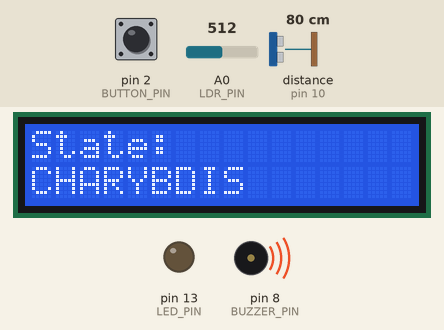
This sketch was run on a simulated Arduino Uno, built with avr-gcc and run on an emulated ATmega328P. On the bench: 16×2 character LCD, output pins drawn as LEDs (lit = HIGH), buzzer (waves = sounding). Wiring (inferred from the names in the program): ultrasonic range finder: trigger pin 9; echo pin 10. Dashed ring = blinking. The test bench sets the inputs (shaded band); at power-on: distance to the obstacle (sensor on pin 10) 80 cm, A0 (LDR_PIN) = 512, pin 2 (BUTTON_PIN) LOW. The echo pulse lasts 58.3 µs per cm; pins used as bus, display or sensor lines are not drawn.

Above: at 1.2 s.
1.3 s: distance to the obstacle (sensor on pin 10) set to 96 cm
2.8 s: distance to the obstacle (sensor on pin 10) set to 105 cm
At 3.1 s:
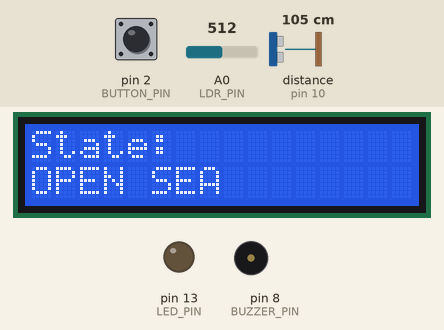
4.3 s: A0 (LDR_PIN) set to 495
At 4.44 s:
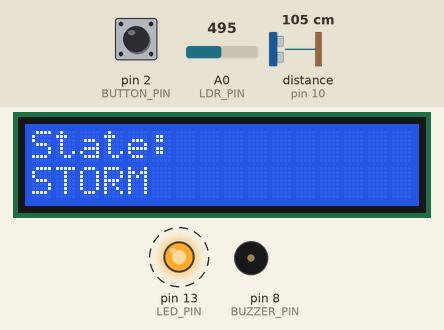
6.5 s: pin 2 (BUTTON_PIN) pulled HIGH for 0.15 s
At 7.0 s:
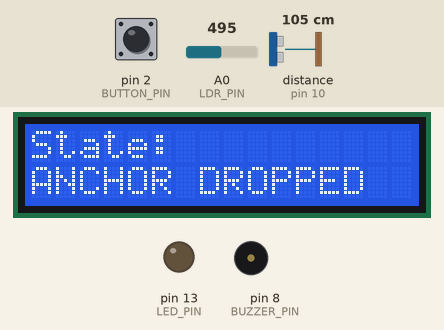
8.1 s: pin 2 (BUTTON_PIN) pulled HIGH for 1 s
At 8.26 s:
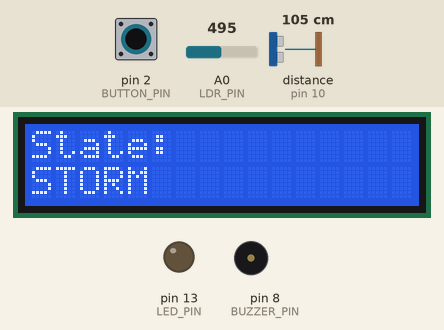
9.7 s: pin 2 (BUTTON_PIN) pulled HIGH for 3.2 s
At 10.5 s:
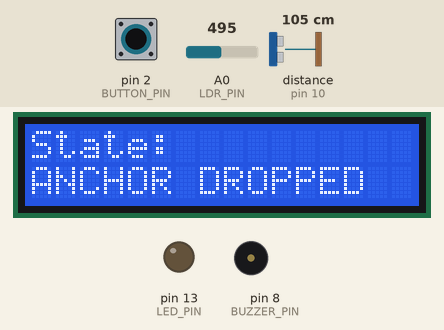
Timing chart, 0 to 12.7 s (numbered marks = the images above; inputs shaded):
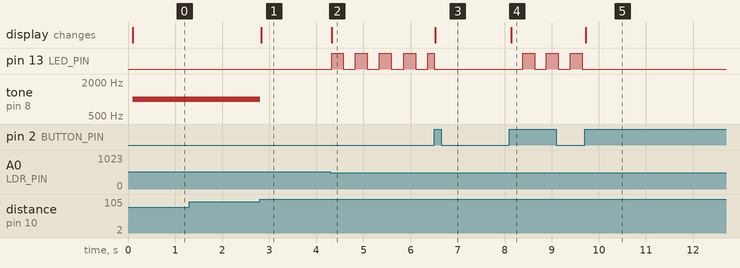

The sketch:

AKASH_SHYAM_2026A7PS0004H_task_2.ino
```cpp
#include <Adafruit_LiquidCrystal.h>

// Setting PINS
const int BUTTON_PIN = 2;
const int LED_PIN    = 13;
const int BUZZER_PIN = 8;
const int TRIG_PIN   = 9;
const int ECHO_PIN   = 10;
const int LDR_PIN    = A0;

// For LCD
Adafruit_LiquidCrystal lcd(0);

// For machine states
enum ShipState {
  OPEN_SEA,
  ANCHOR_DROPPED,
  STORM,
  CHARYBDIS,
  WRECKED
};

ShipState currentState = OPEN_SEA;


bool lastButtonState = LOW;
unsigned long hazardStartTime = 0;
unsigned long lastBlinkTime   = 0;
bool ledState = LOW;

void setup() {
  // Linking components
  pinMode(BUTTON_PIN, INPUT);
  pinMode(LED_PIN, OUTPUT);
  pinMode(BUZZER_PIN, OUTPUT);
  pinMode(TRIG_PIN, OUTPUT);
  pinMode(ECHO_PIN, INPUT);

  digitalWrite(TRIG_PIN, LOW);

  // Starting LCDs
  lcd.begin(16, 2);
  updateDisplay("OPEN SEA");
}

void loop() {
  // Wrecked state
  if (currentState == WRECKED) {
    digitalWrite(LED_PIN, LOW);
    noTone(BUZZER_PIN);
    return;
  }

  // Check sensors and determine conditions
  int lightVal = analogRead(LDR_PIN);
  bool isStorm = (lightVal < 512);

  float distance = readDistanceCM();
  bool isCharybdis = (distance < 100.0 && distance > 0);

  // Anchoring logic
  bool currentButtonState = digitalRead(BUTTON_PIN);
  if (currentButtonState == HIGH && lastButtonState == LOW) {
    if (currentState == ANCHOR_DROPPED) {
      currentState = OPEN_SEA;
      updateDisplay("OPEN SEA");
    } else {
      currentState = ANCHOR_DROPPED;
      digitalWrite(LED_PIN, LOW);
      noTone(BUZZER_PIN);
      updateDisplay("ANCHOR DROPPED");
    }
  }
  lastButtonState = currentButtonState;

  // Handling the different states(only when anchor isn't dropped)
  if (currentState != ANCHOR_DROPPED) {

    // Keep first entered hazard active until safe or wrecked
    if (currentState == OPEN_SEA) {
      if (isStorm) {
        currentState = STORM;
        hazardStartTime = millis();
        updateDisplay("STORM");
      } else if (isCharybdis) {
        currentState = CHARYBDIS;
        hazardStartTime = millis();
        updateDisplay("CHARYBDIS");
      }
    }
    // Return to OPEN SEA if hazard clears before 5 seconds
    else if (currentState == STORM && !isStorm) {
      currentState = OPEN_SEA;
      digitalWrite(LED_PIN, LOW);
      updateDisplay("OPEN SEA");
    }
    else if (currentState == CHARYBDIS && !isCharybdis) {
      currentState = OPEN_SEA;
      noTone(BUZZER_PIN);
      updateDisplay("OPEN SEA");
    }

    // Wreck after 5 seconds of hazard
    if (currentState == STORM || currentState == CHARYBDIS) {
      if (millis() - hazardStartTime >= 5000) {
        currentState = WRECKED;
        updateDisplay("WRECKED");
      }
    }
  }

  // Send alerts
  if (currentState == STORM) {
    if (millis() - lastBlinkTime >= 250) {
      lastBlinkTime = millis();
      ledState = !ledState;
      digitalWrite(LED_PIN, ledState);
    }
  } else if (currentState == CHARYBDIS) {
    tone(BUZZER_PIN, 1000);
  } else if (currentState != WRECKED) {
    digitalWrite(LED_PIN, LOW);
    noTone(BUZZER_PIN);
  }
}

// Measure distance from sensor
float readDistanceCM() {
  digitalWrite(TRIG_PIN, LOW);
  delayMicroseconds(2);
  digitalWrite(TRIG_PIN, HIGH);
  delayMicroseconds(10);
  digitalWrite(TRIG_PIN, LOW);

  long duration = pulseIn(ECHO_PIN, HIGH, 30000);
  if (duration == 0) return 999.0;
  return (duration * 0.0343) / 2.0;
}

// Helper function to display text on LCD.
void updateDisplay(String text) {
  lcd.clear();
  lcd.setCursor(0, 0);
  lcd.print("State:");
  lcd.setCursor(0, 1);
  lcd.print(text);
}
```

Measured:
- the behaviour switches between 100 and 101 cm on distance to the obstacle (sensor on pin 10) (found by bisection; images 0 and 1)
- the behaviour switches between 512 and 511 on A0 (LDR_PIN) (found by bisection; images 1 and 2)
- after the input at 1.3 s, every drawn part: stays the same
- after the input at 2.8 s, tone on pin 8 (BUZZER_PIN): 1000 Hz → silent at once; the display: changes at once (image 1)
- after the input at 4.3 s, pin 13 (LED_PIN): alternates HIGH for 0.26 s and LOW for 0.26 s, starting at once; the display: changes at once (image 2)
- after the input at 6.5 s, the display: changes at once (image 3)
- after the input at 8.1 s, pin 13 (LED_PIN): alternates HIGH for 0.25 s and LOW for 0.25 s, starting after 0.29 s; the display: changes at once (image 4)
- after the input at 9.7 s, pin 13 (LED_PIN): stops changing and stays LOW; the display: changes at once (image 5)
